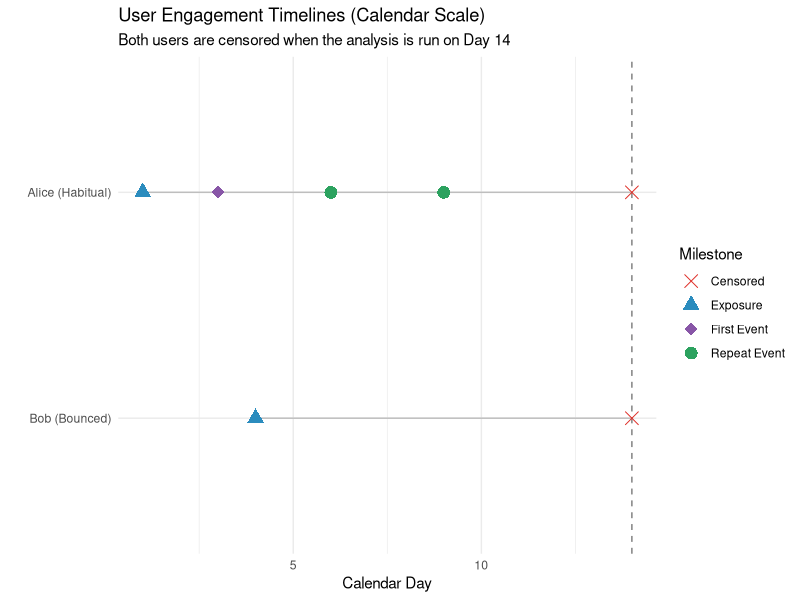

Here is the R script that generated this plot:
## ---- chunk 1
#| echo: false

suppressPackageStartupMessages(library(ggplot2))

# Create dummy timelines for our two characters
data <- data.frame(
  user = c(rep("Alice (Habitual)", 4), "Bob (Bounced)"),
  day = c(1, 3, 6, 9, 4), # Alice starts Day 1, Bob starts Day 4
  event_type = c("Exposure", "First Event", "Repeat Event", "Repeat Event", "Exposure"),
  censored = c(FALSE, FALSE, FALSE, FALSE, FALSE)
)

# Both users are administratively censored when the analysis is run
analysis_day <- 14

censoring_data <- data.frame(
  user = c("Alice (Habitual)", "Bob (Bounced)"),
  day = c(analysis_day, analysis_day),
  event_type = c("Censored", "Censored"),
  censored = c(TRUE, TRUE)
)

full_data <- rbind(data, censoring_data)

# Plot their journeys
p <- ggplot(full_data, aes(x = day, y = user, color = event_type, shape = event_type)) +
  geom_line(aes(group = user), color = "gray") +
  geom_vline(xintercept = analysis_day, linetype = "dashed", color = "gray50") +
  geom_point(size = 4) +
  scale_shape_manual(values = c("Exposure" = 17, "First Event" = 18, "Repeat Event" = 16, "Censored" = 4)) +
  scale_color_manual(values = c("Exposure" = "#2b8cbe", "First Event" = "#8856a7", "Repeat Event" = "#2ca25f", "Censored" = "#de2d26")) +
  theme_minimal() +
  labs(title = "User Engagement Timelines (Calendar Scale)",
       subtitle = "Both users are censored when the analysis is run on Day 14",
       x = "Calendar Day",
       y = "",
       color = "Milestone",
       shape = "Milestone") +
  ylim("Bob (Bounced)", "Alice (Habitual)")

print(p)
## ---- chunk 2
library(survival)

# Set seed for reproducibility
set.seed(123)

n_users <- 2000
obs_window <- 10 # 10-day follow-up window per user

# 1. Simulate Treatment Allocation and Inherent Frailty
# A gamma distribution with mean 1 centers our "average" user
user_frailty <- rgamma(n_users, shape = 2, rate = 2)
users <- data.frame(
  user_id = 1:n_users,
  treatment = rbinom(n_users, 1, 0.5),
  frailty = user_frailty
)

simulated_data <- list()

# 2. Generate timelines using a gap-time formulation
for (i in 1:n_users) {
  u <- users[i, ]
  current_time <- 0
  event_count <- 0

  while (current_time < obs_window) {
    is_first <- (event_count == 0)

    # Baseline rates: harder to activate initially, easier to trigger repeat usage
    base_rate <- if (is_first) 0.05 else 0.15

    # Let's say our treatment is amazing: doubles activation (HR=2), triples repeat usage (HR=3)
    hr <- if (u$treatment == 1) {
      if (is_first) 2.0 else 3.0
    } else {
      1.0
    }

    # The latent daily rate combines baseline, treatment boost, and personal frailty
    rate <- base_rate * hr * u$frailty

    # Geometric waiting times are whole days and are always at least one,
    # ensuring at most one event per user per day.
    daily_event_probability <- 1 - exp(-rate)
    t_next <- rgeom(1, prob = daily_event_probability) + 1

    if (current_time + t_next <= obs_window) {
      # Event occurs inside the window! Reset the gap-time clock.
      event_count <- event_count + 1
      current_time <- current_time + t_next

      simulated_data[[length(simulated_data) + 1]] <- data.frame(
        user_id = u$user_id,
        treatment = u$treatment,
        is_first_event = is_first,
        time = t_next, # Whole days since the last event
        event = 1
      )
    } else {
      # Window ends before the next event occurs. Censor the remaining time.
      t_censored <- obs_window - current_time
      simulated_data[[length(simulated_data) + 1]] <- data.frame(
        user_id = u$user_id,
        treatment = u$treatment,
        is_first_event = is_first,
        time = t_censored,
        event = 0 # Censored observation
      )
      break
    }
  }
}

df <- do.call(rbind, simulated_data)

# 3. Fit a Cox model with shared gamma frailty
# strata(...) gives activation and repeat usage separate baseline hazards.
model <- coxph(
  Surv(time, event) ~ treatment * strata(is_first_event) +
    frailty(user_id, distribution = "gamma"),
  data = df
)
summary(model)
